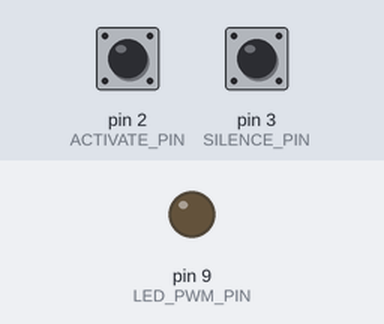
A sketch run on a simulated Arduino Uno, built with avr-gcc and run on an emulated ATmega328P. On the bench: output pins drawn as LEDs (lit = HIGH). Dashed ring = blinking. The test bench sets the inputs (shaded band); at power-on: pin 2 (ACTIVATE_PIN) HIGH, pin 3 (SILENCE_PIN) HIGH.

Above: at 1.2 s.
1.3 s: pin 2 (ACTIVATE_PIN) pulled LOW for 0.15 s
At 1.6 s:
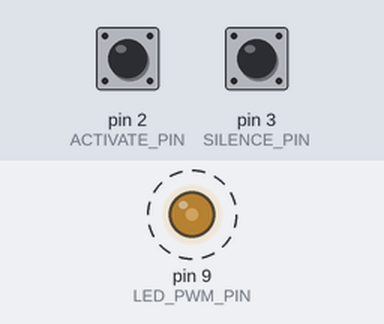
4.4 s: pin 2 (ACTIVATE_PIN) pulled LOW for 1 s
At 8.2 s:
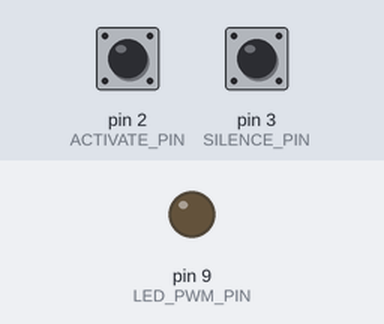
8.4 s: pin 2 (ACTIVATE_PIN) pulled LOW for 3.2 s
At 11.7 s:
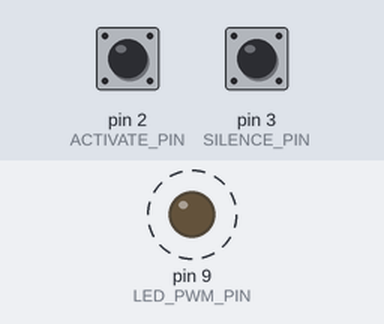
Timing chart, 0 to 13.2 s (numbered marks = the images above; inputs shaded):
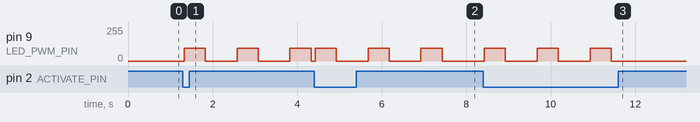

The sketch:

relevo_fase_a.ino
```cpp
#include <Arduino.h>

// Montaje de fase A. Estos pines deben comprobarse antes de cablear.
constexpr uint8_t LED_PWM_PIN = 9;
constexpr uint8_t ACTIVATE_PIN = 2;
constexpr uint8_t SILENCE_PIN = 3;

// Tres niveles reproducibles para calibración previa. No representan porcentajes
// perceptivos ni fijan la intensidad que se utilizará con participantes.
constexpr uint8_t PWM_LEVELS[] = {48, 96, 160};
constexpr uint8_t ACTIVE_LEVEL_INDEX = 1;

static_assert(ACTIVE_LEVEL_INDEX <
                  (sizeof(PWM_LEVELS) / sizeof(PWM_LEVELS[0])),
              "El nivel PWM seleccionado debe existir");

constexpr uint8_t PULSE_COUNT = 3;
constexpr uint32_t PULSE_ON_MS = 500;
constexpr uint32_t INTER_PULSE_OFF_MS = 750;
constexpr uint32_t ACTIVATION_DEBOUNCE_MS = 30;
constexpr uint32_t SILENCE_DEBOUNCE_MS = 30;
constexpr uint32_t SEQUENCE_TOTAL_MS =
    (PULSE_COUNT * PULSE_ON_MS) +
    ((PULSE_COUNT - 1) * INTER_PULSE_OFF_MS);
constexpr uint32_t PULSE_1_END_MS = PULSE_ON_MS;
constexpr uint32_t GAP_1_END_MS = PULSE_1_END_MS + INTER_PULSE_OFF_MS;
constexpr uint32_t PULSE_2_END_MS = GAP_1_END_MS + PULSE_ON_MS;
constexpr uint32_t GAP_2_END_MS = PULSE_2_END_MS + INTER_PULSE_OFF_MS;

static_assert(SEQUENCE_TOTAL_MS == 3000,
              "La secuencia nominal debe sumar 3000 ms");
static_assert(PULSE_COUNT == 3,
              "Los límites absolutos implementan tres pulsos");

enum class SignalState : uint8_t {
  Idle,
  Running,
};

SignalState signalState = SignalState::Idle;
uint32_t sequenceStartedAt = 0;

bool activationRaw = HIGH;
bool activationStable = HIGH;
uint32_t activationLastChangedAt = 0;

bool silenceRaw = HIGH;
bool silenceStable = HIGH;
uint32_t silenceLastChangedAt = 0;

void setLight(bool enabled) {
  analogWrite(LED_PWM_PIN,
              enabled ? PWM_LEVELS[ACTIVE_LEVEL_INDEX] : 0);
}

void returnToIdle() {
  setLight(false);
  signalState = SignalState::Idle;
}

bool silenceAllowsSignal(uint32_t now) {
  const bool reading = digitalRead(SILENCE_PIN);

  if (reading != silenceRaw) {
    silenceRaw = reading;
    silenceLastChangedAt = now;
  }

  if (silenceStable != silenceRaw &&
      now - silenceLastChangedAt >= SILENCE_DEBOUNCE_MS) {
    silenceStable = silenceRaw;
  }

  // Un LOW bloquea la señal de inmediato. Al volver a HIGH se exige una
  // posición estable antes de aceptar otra activación.
  return silenceRaw == HIGH && silenceStable == HIGH &&
         now - silenceLastChangedAt >= SILENCE_DEBOUNCE_MS;
}

bool activationPressed(uint32_t now) {
  const bool reading = digitalRead(ACTIVATE_PIN);

  if (reading != activationRaw) {
    activationRaw = reading;
    activationLastChangedAt = now;
  }

  if (reading != activationStable &&
      now - activationLastChangedAt >= ACTIVATION_DEBOUNCE_MS) {
    const bool previousStable = activationStable;
    activationStable = reading;
    return previousStable == HIGH && activationStable == LOW;
  }

  return false;
}

void startSignal(uint32_t now) {
  sequenceStartedAt = now;
  signalState = SignalState::Running;
  setLight(true);
}

bool lightShouldBeOn(uint32_t elapsed) {
  if (elapsed < PULSE_1_END_MS) return true;
  if (elapsed < GAP_1_END_MS) return false;
  if (elapsed < PULSE_2_END_MS) return true;
  if (elapsed < GAP_2_END_MS) return false;
  return elapsed < SEQUENCE_TOTAL_MS;
}

void updateSignal(uint32_t now) {
  if (!silenceAllowsSignal(now)) {
    // Leer el pulsador durante el silencio impide que una pulsación sostenida
    // se convierta en una orden al rehabilitar el montaje.
    activationPressed(now);
    returnToIdle();
    return;
  }

  if (signalState == SignalState::Idle) {
    if (activationPressed(now)) {
      startSignal(now);
    }
    return;
  }

  // Las órdenes recibidas durante la secuencia se leen, pero no se almacenan.
  activationPressed(now);

  const uint32_t elapsed = now - sequenceStartedAt;
  if (elapsed >= SEQUENCE_TOTAL_MS) {
    returnToIdle();
    return;
  }

  // Todos los límites se calculan desde un único inicio. Así, un retraso breve
  // del ciclo no se acumula en cada transición.
  setLight(lightShouldBeOn(elapsed));
}

void setup() {
  pinMode(LED_PWM_PIN, OUTPUT);
  pinMode(ACTIVATE_PIN, INPUT_PULLUP);
  pinMode(SILENCE_PIN, INPUT_PULLUP);

  // El programa parte apagado. La condición eléctrica del módulo MOSFET antes
  // de ejecutar setup() debe verificarse en el montaje real.
  returnToIdle();

  const uint32_t now = millis();
  activationRaw = digitalRead(ACTIVATE_PIN);
  activationStable = activationRaw;
  activationLastChangedAt = now;
  silenceRaw = digitalRead(SILENCE_PIN);
  silenceStable = silenceRaw;
  silenceLastChangedAt = now;
}

void loop() {
  updateSignal(millis());
}
```

Measured:
- after the input at 1.3 s, pin 9 (LED_PWM_PIN): alternates 96/255 for 0.50 s and 0/255 for 0.75 s, starting at once
- after the input at 4.4 s, pin 9 (LED_PWM_PIN): alternates 96/255 for 0.50 s and 0/255 for 0.75 s, starting at once
- after the input at 8.4 s, pin 9 (LED_PWM_PIN): alternates 96/255 for 0.50 s and 0/255 for 0.75 s, 6 changes in all, then stays 0/255, starting at once
